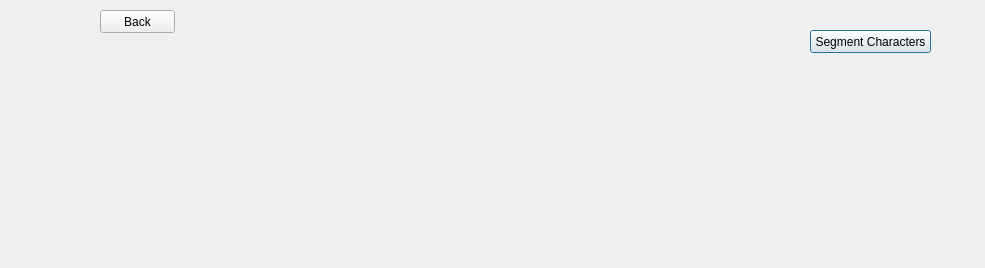
<?xml version="1.0" encoding="UTF-8"?>
<ui version="4.0">
 <class>textseg</class>
 <widget class="QDialog" name="textseg">
  <property name="geometry">
   <rect>
    <x>0</x>
    <y>0</y>
    <width>985</width>
    <height>268</height>
   </rect>
  </property>
  <property name="windowTitle">
   <string>Text Segmentation</string>
  </property>
  <widget class="QLabel" name="segplate">
   <property name="geometry">
    <rect>
     <x>330</x>
     <y>80</y>
     <width>301</width>
     <height>81</height>
    </rect>
   </property>
   <property name="text">
    <string/>
   </property>
  </widget>
  <widget class="QPushButton" name="pushButton">
   <property name="geometry">
    <rect>
     <x>810</x>
     <y>30</y>
     <width>121</width>
     <height>23</height>
    </rect>
   </property>
   <property name="text">
    <string>Segment Characters</string>
   </property>
  </widget>
  <widget class="QPushButton" name="pushButton_2">
   <property name="geometry">
    <rect>
     <x>100</x>
     <y>10</y>
     <width>75</width>
     <height>23</height>
    </rect>
   </property>
   <property name="text">
    <string>Back</string>
   </property>
  </widget>
  <widget class="QWidget" name="layoutWidget">
   <property name="geometry">
    <rect>
     <x>90</x>
     <y>430</y>
     <width>861</width>
     <height>201</height>
    </rect>
   </property>
   <layout class="QHBoxLayout" name="horizontalLayout_3">
    <item>
     <widget class="QLabel" name="l9">
      <property name="text">
       <string/>
      </property>
     </widget>
    </item>
    <item>
     <widget class="QLabel" name="l10">
      <property name="text">
       <string/>
      </property>
     </widget>
    </item>
    <item>
     <widget class="QLabel" name="l11">
      <property name="text">
       <string/>
      </property>
     </widget>
    </item>
    <item>
     <widget class="QLabel" name="l12">
      <property name="text">
       <string/>
      </property>
     </widget>
    </item>
    <item>
     <widget class="QLabel" name="l13">
      <property name="text">
       <string/>
      </property>
     </widget>
    </item>
    <item>
     <widget class="QLabel" name="l14">
      <property name="text">
       <string/>
      </property>
     </widget>
    </item>
    <item>
     <widget class="QLabel" name="l15">
      <property name="text">
       <string/>
      </property>
     </widget>
    </item>
    <item>
     <widget class="QLabel" name="l16">
      <property name="text">
       <string/>
      </property>
     </widget>
    </item>
   </layout>
  </widget>
  <widget class="QWidget" name="layoutWidget">
   <property name="geometry">
    <rect>
     <x>90</x>
     <y>200</y>
     <width>861</width>
     <height>201</height>
    </rect>
   </property>
   <layout class="QHBoxLayout" name="horizontalLayout">
    <item>
     <widget class="QLabel" name="l1">
      <property name="text">
       <string/>
      </property>
     </widget>
    </item>
    <item>
     <widget class="QLabel" name="l2">
      <property name="text">
       <string/>
      </property>
     </widget>
    </item>
    <item>
     <widget class="QLabel" name="l3">
      <property name="text">
       <string/>
      </property>
     </widget>
    </item>
    <item>
     <widget class="QLabel" name="l4">
      <property name="text">
       <string/>
      </property>
     </widget>
    </item>
    <item>
     <widget class="QLabel" name="l5">
      <property name="text">
       <string/>
      </property>
     </widget>
    </item>
    <item>
     <widget class="QLabel" name="l6">
      <property name="text">
       <string/>
      </property>
     </widget>
    </item>
    <item>
     <widget class="QLabel" name="l7">
      <property name="text">
       <string/>
      </property>
     </widget>
    </item>
    <item>
     <widget class="QLabel" name="l8">
      <property name="text">
       <string/>
      </property>
     </widget>
    </item>
   </layout>
  </widget>
  <zorder>layoutWidget</zorder>
  <zorder>segplate</zorder>
  <zorder>pushButton</zorder>
  <zorder>pushButton_2</zorder>
  <zorder>layoutWidget</zorder>
 </widget>
 <resources/>
 <connections/>
</ui>
